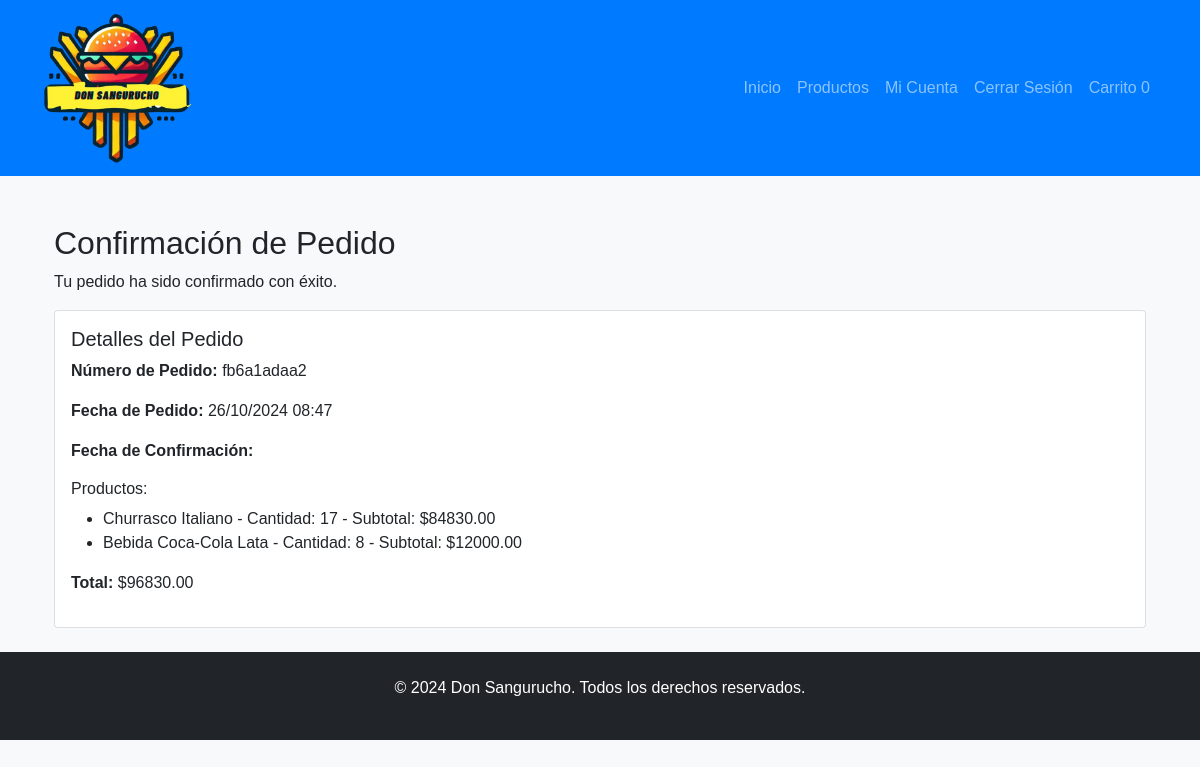
Screenshot of /confirmacion-pedido/fb6a1adaa2/ (signed in) with the database file from the repository.
### ventas/models.py (models this page shows, shortened)
class Pedido(models.Model):
    numero_pedido = models.CharField(max_length=10, unique=True, default=uuid.uuid4, editable=False)
    cliente = models.ForeignKey(User, on_delete=models.CASCADE)
    fecha = models.DateTimeField(auto_now_add=True)
    estado = models.CharField(max_length=20, default='pendiente')
    total = models.DecimalField(max_digits=10, decimal_places=2, default=0)

class DetallePedido(models.Model):
    pedido = models.ForeignKey(Pedido, related_name='detalles', on_delete=models.CASCADE)
    producto = models.ForeignKey('Producto', on_delete=models.CASCADE)
    cantidad = models.PositiveIntegerField()
    precio_unitario = models.DecimalField(max_digits=10, decimal_places=2)
    def subtotal(self):
        return self.cantidad * self.precio_unitario

class Producto(models.Model):
    nombre = models.CharField(max_length=100)
    descripcion = models.TextField()
    precio = models.IntegerField()
    imagen = models.ImageField(upload_to='productos/', null=True, blank=True)
    stock = models.IntegerField(default=0)
    categoria = models.ForeignKey(Categoria, on_delete=models.SET_NULL, null=True)
    es_promocion = models.BooleanField(default=False)  # Añade esta línea si realmente necesitas este campo

### ventas/views.py (the view)
# urls.py: path('confirmacion-pedido/<str:numero_pedido>/', views.confirmacion_pedido, name='confirmacion_pedido'),
def confirmacion_pedido(request, numero_pedido):
    pedido = get_object_or_404(Pedido, numero_pedido=numero_pedido, cliente=request.user)
    detalles = DetallePedido.objects.filter(pedido=pedido)
    context = {
        'pedido': pedido,
        'detalles': detalles,
    }
    return render(request, 'ventas/confirmacion_pedido.html', context)

### templates/ventas/confirmacion_pedido.html
{% extends 'base.html' %}
{% block content %}
<div class="container mt-5">
    <h2>Confirmación de Pedido</h2>
    <p>Tu pedido ha sido confirmado con éxito.</p>
    <div class="card">
        <div class="card-body">
            <h5 class="card-title">Detalles del Pedido</h5>
            <p><strong>Número de Pedido:</strong> {{ pedido.numero_pedido }}</p>
            <p><strong>Fecha de Pedido:</strong> {{ pedido.fecha|date:"d/m/Y H:i" }}</p>
            <p><strong>Fecha de Confirmación:</strong> {{ pedido.fecha_confirmacion|date:"d/m/Y H:i" }}</p>
            <h6>Productos:</h6>
            <ul>
                {% for detalle in detalles %}
                <li>{{ detalle.producto.nombre }} - Cantidad: {{ detalle.cantidad }} - Subtotal: ${{ detalle.subtotal }}</li>
                {% endfor %}
            </ul>
            <p><strong>Total:</strong> ${{ pedido.total }}</p>
        </div>
    </div>
</div>
{% endblock %}

### static/css/styles.css (style rules this page uses)
:root { --primary-color: #007bff; --secondary-color: #6c757d; --success-color: #28a745; --info-color: #17a2b8; --warning-color: #ffc107; --danger-color: #dc3545; --light-color: #f8f9fa; --dark-color: #343a40; }
body { font-family: 'Arial', sans-serif; background-color: var(--light-color); }
.card { transition: transform 0.3s; }

### rows the page displays
Pedido: numero_pedido "fb6a1adaa2", fecha "26/10/2024 08:47", total "96830.00"
DetallePedido: producto.nombre "Churrasco Italiano", cantidad "17", subtotal "84830.00"
DetallePedido: producto.nombre "Bebida Coca-Cola Lata", cantidad "8", subtotal "12000.00"
